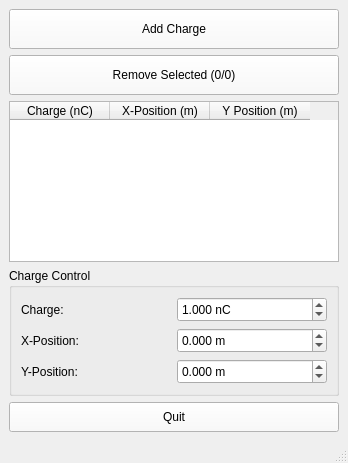
<?xml version="1.0" encoding="UTF-8"?>
<ui version="4.0">
 <class>EF2DControl</class>
 <widget class="QMainWindow" name="EF2DControl">
  <property name="windowModality">
   <enum>Qt::WindowModality::WindowModal</enum>
  </property>
  <property name="geometry">
   <rect>
    <x>0</x>
    <y>0</y>
    <width>348</width>
    <height>463</height>
   </rect>
  </property>
  <property name="windowTitle">
   <string>2D Electrostatics - Control</string>
  </property>
  <widget class="QWidget" name="centralwidget">
   <layout class="QGridLayout" name="gridLayout_2">
    <item row="0" column="0">
     <layout class="QVBoxLayout" name="verticalLayout_2">
      <item>
       <widget class="QPushButton" name="pbAddCharge">
        <property name="minimumSize">
         <size>
          <width>0</width>
          <height>40</height>
         </size>
        </property>
        <property name="styleSheet">
         <string notr="true">background-color: rgb(250, 250, 250);</string>
        </property>
        <property name="text">
         <string>Add Charge</string>
        </property>
       </widget>
      </item>
      <item>
       <widget class="QPushButton" name="pbRemoveSelected">
        <property name="minimumSize">
         <size>
          <width>0</width>
          <height>40</height>
         </size>
        </property>
        <property name="styleSheet">
         <string notr="true">background-color: rgb(250, 250, 250);</string>
        </property>
        <property name="text">
         <string>Remove Selected (0/0)</string>
        </property>
       </widget>
      </item>
      <item>
       <widget class="QTableWidget" name="tbCharges">
        <property name="editTriggers">
         <set>QAbstractItemView::EditTrigger::NoEditTriggers</set>
        </property>
        <property name="dragDropOverwriteMode">
         <bool>true</bool>
        </property>
        <property name="selectionMode">
         <enum>QAbstractItemView::SelectionMode::ExtendedSelection</enum>
        </property>
        <property name="selectionBehavior">
         <enum>QAbstractItemView::SelectionBehavior::SelectRows</enum>
        </property>
        <column>
         <property name="text">
          <string>Charge (nC)</string>
         </property>
        </column>
        <column>
         <property name="text">
          <string>X-Position (m)</string>
         </property>
        </column>
        <column>
         <property name="text">
          <string>Y Position (m)</string>
         </property>
        </column>
       </widget>
      </item>
      <item>
       <widget class="QGroupBox" name="groupBox">
        <property name="title">
         <string>Charge Control</string>
        </property>
        <layout class="QGridLayout" name="gridLayout">
         <item row="0" column="0">
          <widget class="QLabel" name="label">
           <property name="text">
            <string>Charge:</string>
           </property>
          </widget>
         </item>
         <item row="0" column="1">
          <widget class="QDoubleSpinBox" name="sbCharge">
           <property name="minimumSize">
            <size>
             <width>125</width>
             <height>25</height>
            </size>
           </property>
           <property name="correctionMode">
            <enum>QAbstractSpinBox::CorrectionMode::CorrectToNearestValue</enum>
           </property>
           <property name="showGroupSeparator" stdset="0">
            <bool>false</bool>
           </property>
           <property name="suffix">
            <string> nC</string>
           </property>
           <property name="decimals">
            <number>3</number>
           </property>
           <property name="minimum">
            <double>-10.000000000000000</double>
           </property>
           <property name="maximum">
            <double>10.000000000000000</double>
           </property>
           <property name="singleStep">
            <double>0.500000000000000</double>
           </property>
           <property name="value">
            <double>1.000000000000000</double>
           </property>
          </widget>
         </item>
         <item row="1" column="0">
          <widget class="QLabel" name="label_2">
           <property name="text">
            <string>X-Position:</string>
           </property>
          </widget>
         </item>
         <item row="1" column="1">
          <widget class="QDoubleSpinBox" name="sbPositionX">
           <property name="minimumSize">
            <size>
             <width>125</width>
             <height>25</height>
            </size>
           </property>
           <property name="correctionMode">
            <enum>QAbstractSpinBox::CorrectionMode::CorrectToNearestValue</enum>
           </property>
           <property name="showGroupSeparator" stdset="0">
            <bool>false</bool>
           </property>
           <property name="suffix">
            <string> m</string>
           </property>
           <property name="decimals">
            <number>3</number>
           </property>
           <property name="minimum">
            <double>-10.000000000000000</double>
           </property>
           <property name="maximum">
            <double>10.000000000000000</double>
           </property>
           <property name="singleStep">
            <double>0.500000000000000</double>
           </property>
           <property name="value">
            <double>0.000000000000000</double>
           </property>
          </widget>
         </item>
         <item row="2" column="0">
          <widget class="QLabel" name="label_3">
           <property name="text">
            <string>Y-Position:</string>
           </property>
          </widget>
         </item>
         <item row="2" column="1">
          <widget class="QDoubleSpinBox" name="sbPositionY">
           <property name="minimumSize">
            <size>
             <width>125</width>
             <height>25</height>
            </size>
           </property>
           <property name="correctionMode">
            <enum>QAbstractSpinBox::CorrectionMode::CorrectToNearestValue</enum>
           </property>
           <property name="showGroupSeparator" stdset="0">
            <bool>false</bool>
           </property>
           <property name="suffix">
            <string> m</string>
           </property>
           <property name="decimals">
            <number>3</number>
           </property>
           <property name="minimum">
            <double>-10.000000000000000</double>
           </property>
           <property name="maximum">
            <double>10.000000000000000</double>
           </property>
           <property name="singleStep">
            <double>0.500000000000000</double>
           </property>
           <property name="value">
            <double>0.000000000000000</double>
           </property>
          </widget>
         </item>
        </layout>
       </widget>
      </item>
      <item>
       <widget class="QPushButton" name="pbQuit">
        <property name="minimumSize">
         <size>
          <width>0</width>
          <height>30</height>
         </size>
        </property>
        <property name="styleSheet">
         <string notr="true">background-color: rgb(250, 250, 250);</string>
        </property>
        <property name="text">
         <string>Quit</string>
        </property>
       </widget>
      </item>
     </layout>
    </item>
   </layout>
  </widget>
  <widget class="QMenuBar" name="menubar">
   <property name="geometry">
    <rect>
     <x>0</x>
     <y>0</y>
     <width>348</width>
     <height>33</height>
    </rect>
   </property>
  </widget>
  <widget class="QStatusBar" name="statusbar"/>
 </widget>
 <resources/>
 <connections/>
</ui>
